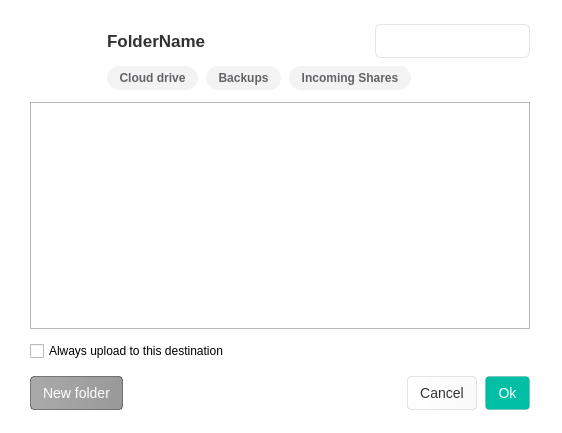
<?xml version="1.0" encoding="UTF-8"?>
<ui version="4.0">
 <class>NodeSelectorTreeViewWidget</class>
 <widget class="QWidget" name="NodeSelectorTreeViewWidget">
  <property name="geometry">
   <rect>
    <x>0</x>
    <y>0</y>
    <width>562</width>
    <height>433</height>
   </rect>
  </property>
  <property name="windowTitle">
   <string notr="true"/>
  </property>
  <property name="styleSheet">
   <string notr="true">QToolButton
{
border:none;
}

#Container
{
background-color: #FFFFFF;
}</string>
  </property>
  <layout class="QVBoxLayout" name="NodeSelectorWidgetLayout">
   <property name="spacing">
    <number>0</number>
   </property>
   <property name="leftMargin">
    <number>0</number>
   </property>
   <property name="topMargin">
    <number>0</number>
   </property>
   <property name="rightMargin">
    <number>0</number>
   </property>
   <property name="bottomMargin">
    <number>0</number>
   </property>
   <item>
    <widget class="QWidget" name="Container" native="true">
     <layout class="QVBoxLayout" name="verticalLayout_4">
   <property name="spacing">
    <number>12</number>
   </property>
   <property name="leftMargin">
    <number>30</number>
   </property>
   <property name="topMargin">
    <number>20</number>
   </property>
   <property name="rightMargin">
    <number>32</number>
   </property>
   <property name="bottomMargin">
    <number>23</number>
   </property>
      <item>
       <layout class="QHBoxLayout" name="horizontalLayout_3">
        <property name="topMargin">
         <number>0</number>
        </property>
       </layout>
      </item>
   <item>
    <layout class="QGridLayout" name="gridLayout">
     <property name="topMargin">
      <number>4</number>
     </property>
     <property name="bottomMargin">
      <number>0</number>
     </property>
     <property name="horizontalSpacing">
      <number>2</number>
     </property>
     <property name="verticalSpacing">
      <number>8</number>
     </property>
     <item row="0" column="10">
      <widget class="SearchLineEdit" name="leSearch">
       <property name="sizePolicy">
        <sizepolicy hsizetype="Fixed" vsizetype="Preferred">
         <horstretch>0</horstretch>
         <verstretch>0</verstretch>
        </sizepolicy>
       </property>
       <property name="minimumSize">
        <size>
         <width>155</width>
         <height>34</height>
        </size>
       </property>
       <property name="maximumSize">
        <size>
         <width>155</width>
         <height>16777215</height>
        </size>
       </property>
       <property name="styleSheet">
        <string notr="true">QFrame{
border-radius:6px;
border-width:1px 1px 1px 1px;
border-style:solid;
border-color:rgba(0,0,0,0.1);
min-height:32px;
}</string>
       </property>
       <property name="frameShape">
        <enum>QFrame::StyledPanel</enum>
       </property>
       <property name="frameShadow">
        <enum>QFrame::Plain</enum>
       </property>
      </widget>
     </item>
     <item row="0" column="1">
      <widget class="QPushButton" name="bForward">
       <property name="maximumSize">
        <size>
         <width>30</width>
         <height>16777215</height>
        </size>
       </property>
       <property name="cursor">
        <cursorShape>PointingHandCursor</cursorShape>
       </property>
       <property name="styleSheet">
        <string notr="true">QPushButton {
    border: none;
    background-color: transparent;
    padding: 0px;
}</string>
       </property>
       <property name="text">
        <string/>
       </property>
       <property name="icon">
        <iconset resource="../../../Resources_macx.qrc">
         <normaloff>:/images/node_selector/chevron-right-active.png</normaloff>
         <disabledoff>:/images/node_selector/chevron-right.png</disabledoff>:/images/node_selector/chevron-right-active.png</iconset>
       </property>
       <property name="iconSize">
        <size>
         <width>24</width>
         <height>24</height>
        </size>
       </property>
      </widget>
     </item>
     <item row="0" column="2">
      <spacer name="horizontalSpacer_5">
       <property name="orientation">
        <enum>Qt::Horizontal</enum>
       </property>
       <property name="sizeType">
        <enum>QSizePolicy::Fixed</enum>
       </property>
       <property name="sizeHint" stdset="0">
        <size>
         <width>13</width>
         <height>20</height>
        </size>
       </property>
      </spacer>
     </item>
     <item row="0" column="4">
      <widget class="QLabel" name="searchingText">
       <property name="styleSheet">
        <string notr="true">*{
font-size:17px;
color:#3D3D3D;
}</string>
       </property>
       <property name="text">
        <string notr="true"/>
       </property>
      </widget>
     </item>
     <item row="0" column="5">
      <spacer name="syncSpacer">
       <property name="orientation">
        <enum>Qt::Horizontal</enum>
       </property>
       <property name="sizeType">
        <enum>QSizePolicy::Fixed</enum>
       </property>
       <property name="sizeHint" stdset="0">
        <size>
         <width>13</width>
         <height>20</height>
        </size>
       </property>
      </spacer>
     </item>
     <item row="0" column="6">
      <widget class="QLabel" name="lIcon">
       <property name="minimumSize">
        <size>
         <width>0</width>
         <height>0</height>
        </size>
       </property>
       <property name="maximumSize">
        <size>
         <width>16777215</width>
         <height>16777215</height>
        </size>
       </property>
       <property name="text">
        <string notr="true"/>
       </property>
       <property name="alignment">
        <set>Qt::AlignCenter</set>
       </property>
       <property name="margin">
        <number>0</number>
       </property>
       <property name="indent">
        <number>-1</number>
       </property>
      </widget>
     </item>
     <item row="0" column="0">
      <widget class="QPushButton" name="bBack">
       <property name="maximumSize">
        <size>
         <width>30</width>
         <height>16777215</height>
        </size>
       </property>
       <property name="cursor">
        <cursorShape>PointingHandCursor</cursorShape>
       </property>
       <property name="styleSheet">
        <string notr="true">QPushButton {
    border: none;
    background-color: transparent;
    padding: 0px;
}
</string>
       </property>
       <property name="text">
        <string/>
       </property>
       <property name="icon">
        <iconset resource="../../../Resources_macx.qrc">
         <normaloff>:/images/node_selector/chevron-left-active.png</normaloff>
         <disabledoff>:/images/node_selector/chevron-left.png</disabledoff>:/images/node_selector/chevron-left-active.png</iconset>
       </property>
       <property name="iconSize">
        <size>
         <width>24</width>
         <height>24</height>
        </size>
       </property>
      </widget>
     </item>
     <item row="0" column="9">
      <spacer name="horizontalSpacer_4">
       <property name="orientation">
        <enum>Qt::Horizontal</enum>
       </property>
       <property name="sizeHint" stdset="0">
        <size>
         <width>40</width>
         <height>20</height>
        </size>
       </property>
      </spacer>
     </item>
     <item row="0" column="7">
      <spacer name="avatarSpacer">
       <property name="orientation">
        <enum>Qt::Horizontal</enum>
       </property>
       <property name="sizeType">
        <enum>QSizePolicy::Fixed</enum>
       </property>
       <property name="sizeHint" stdset="0">
        <size>
         <width>13</width>
         <height>20</height>
        </size>
       </property>
      </spacer>
     </item>
     <item row="0" column="3">
      <widget class="QLabel" name="lFolderName">
       <property name="font">
        <font>
         <pointsize>-1</pointsize>
         <bold>true</bold>
         <strikeout>false</strikeout>
         <kerning>false</kerning>
        </font>
       </property>
       <property name="styleSheet">
        <string notr="true">QLabel{
font-size:17px;
font-weight: bold;
color:#303233;
}</string>
       </property>
       <property name="text">
        <string notr="true">FolderName</string>
       </property>
      </widget>
     </item>
     <item row="0" column="8">
      <widget class="QLabel" name="lOwnerIcon">
       <property name="minimumSize">
        <size>
         <width>0</width>
         <height>0</height>
        </size>
       </property>
       <property name="text">
        <string notr="true"/>
       </property>
       <property name="alignment">
        <set>Qt::AlignCenter</set>
       </property>
       <property name="margin">
        <number>0</number>
       </property>
       <property name="indent">
        <number>-1</number>
       </property>
      </widget>
     </item>
     <item row="1" column="3" colspan="8" alignment="Qt::AlignLeft">
      <widget class="QWidget" name="searchButtonsWidget" native="true">
       <property name="minimumSize">
        <size>
         <width>0</width>
         <height>0</height>
        </size>
       </property>
       <property name="maximumSize">
        <size>
         <width>16777215</width>
         <height>24</height>
        </size>
       </property>
       <property name="styleSheet">
        <string notr="true">QToolButton
{
  border-radius: 12px;
  font-weight: 600;
  height:24px;
  padding-left:8px;
  padding-right:8px;
  background-color: rgba(0, 0, 0, 0.05);
  color:#616366;
}

QToolButton:checked
{
  background-color: #04101E;
  color:#FAFAFB;
}

QToolButton:hover
{
  background-color: rgba(0, 0, 0, 0.1);
  color:#616366;
}


QToolButton:pressed
{
  background-color: rgba(0, 0, 0, 0.2);
  color:#616366;
}
</string>
       </property>
       <layout class="QHBoxLayout" name="horizontalLayout_2">
        <property name="spacing">
         <number>8</number>
        </property>
        <property name="leftMargin">
         <number>0</number>
        </property>
        <property name="topMargin">
         <number>0</number>
        </property>
        <property name="bottomMargin">
         <number>0</number>
        </property>
        <item>
         <widget class="QToolButton" name="cloudDriveSearch">
          <property name="cursor">
           <cursorShape>PointingHandCursor</cursorShape>
          </property>
          <property name="tabletTracking">
           <bool>false</bool>
          </property>
          <property name="autoFillBackground">
           <bool>false</bool>
          </property>
          <property name="styleSheet">
           <string notr="true"/>
          </property>
          <property name="text">
           <string>Cloud drive</string>
          </property>
          <property name="icon">
           <iconset resource="../../../Resources_macx.qrc">
            <normaloff>:/images/node_selector/search_filter/small_cloud_default.png</normaloff>:/images/node_selector/search_filter/small_cloud_default.png</iconset>
          </property>
          <property name="iconSize">
           <size>
            <width>16</width>
            <height>16</height>
           </size>
          </property>
          <property name="checkable">
           <bool>true</bool>
          </property>
          <property name="autoExclusive">
           <bool>false</bool>
          </property>
          <property name="toolButtonStyle">
           <enum>Qt::ToolButtonTextBesideIcon</enum>
          </property>
          <property name="default_icon" stdset="0">
           <string notr="true">qrc:/images/node_selector/search_filter/small_cloud_default.png</string>
          </property>
          <property name="not_change_text_color" stdset="0">
           <bool>true</bool>
          </property>
          <property name="icon_spacing" stdset="0">
           <UInt>6</UInt>
          </property>
          <property name="hover_selected" stdset="0">
           <bool>true</bool>
          </property>
         </widget>
        </item>
        <item>
         <widget class="QToolButton" name="backupsSearch">
          <property name="cursor">
           <cursorShape>PointingHandCursor</cursorShape>
          </property>
          <property name="text">
           <string>Backups</string>
          </property>
          <property name="icon">
           <iconset resource="../../../Resources_macx.qrc">
            <normaloff>:/images/node_selector/search_filter/small_database_default.png</normaloff>:/images/node_selector/search_filter/small_database_default.png</iconset>
          </property>
          <property name="iconSize">
           <size>
            <width>16</width>
            <height>16</height>
           </size>
          </property>
          <property name="checkable">
           <bool>true</bool>
          </property>
          <property name="toolButtonStyle">
           <enum>Qt::ToolButtonTextBesideIcon</enum>
          </property>
          <property name="default_icon" stdset="0">
           <string notr="true">qrc:/images/node_selector/search_filter/small_database_default.png</string>
          </property>
          <property name="not_change_text_color" stdset="0">
           <bool>true</bool>
          </property>
          <property name="icon_spacing" stdset="0">
           <UInt>6</UInt>
          </property>
          <property name="hover_selected" stdset="0">
           <bool>true</bool>
          </property>
         </widget>
        </item>
        <item>
         <widget class="QToolButton" name="incomingSharesSearch">
          <property name="cursor">
           <cursorShape>PointingHandCursor</cursorShape>
          </property>
          <property name="text">
           <string>Incoming Shares</string>
          </property>
          <property name="icon">
           <iconset resource="../../../Resources_macx.qrc">
            <normaloff>:/images/node_selector/search_filter/small_folder_default.png</normaloff>:/images/node_selector/search_filter/small_folder_default.png</iconset>
          </property>
          <property name="iconSize">
           <size>
            <width>16</width>
            <height>16</height>
           </size>
          </property>
          <property name="checkable">
           <bool>true</bool>
          </property>
          <property name="toolButtonStyle">
           <enum>Qt::ToolButtonTextBesideIcon</enum>
          </property>
          <property name="default_icon" stdset="0">
           <string notr="true">qrc:/images/node_selector/search_filter/small_folder_default.png</string>
          </property>
          <property name="not_change_text_color" stdset="0">
           <bool>true</bool>
          </property>
          <property name="icon_spacing" stdset="0">
           <UInt>6</UInt>
          </property>
          <property name="hover_selected" stdset="0">
           <bool>true</bool>
          </property>
         </widget>
        </item>
       </layout>
      </widget>
     </item>
     <item row="1" column="2">
      <spacer name="verticalSpacer_4">
       <property name="orientation">
        <enum>Qt::Vertical</enum>
       </property>
       <property name="sizeType">
        <enum>QSizePolicy::Fixed</enum>
       </property>
       <property name="sizeHint" stdset="0">
        <size>
         <width>0</width>
         <height>12</height>
        </size>
       </property>
      </spacer>
     </item>
    </layout>
   </item>
   <item>
    <widget class="QStackedWidget" name="stackedWidget">
     <property name="currentIndex">
      <number>0</number>
     </property>
     <widget class="QWidget" name="treeViewPage">
      <layout class="QVBoxLayout" name="verticalLayout_2">
       <property name="leftMargin">
        <number>0</number>
       </property>
       <property name="topMargin">
        <number>0</number>
       </property>
       <property name="rightMargin">
        <number>0</number>
       </property>
       <property name="bottomMargin">
        <number>0</number>
       </property>
       <item>
        <widget class="NodeSelectorTreeView" name="tMegaFolders">
         <property name="font">
          <font>
           <family>SF Pro Display</family>
           <pointsize>-1</pointsize>
           <bold>false</bold>
          </font>
         </property>
         <property name="focusPolicy">
          <enum>Qt::StrongFocus</enum>
         </property>
         <property name="styleSheet">
          <string notr="true">QTreeView {
    show-decoration-selected: 1;
	selection-background-color: #3393df;
	 font-size: 14px;
	font-weight:400;
 	qproperty-indentation: 18; 
	outline:0;
     font-family:SF Pro Display;
}

QTreeView::item:last
{
	padding-left:6px;
}


QTreeView::item:disabled
{
	background-color:transparent;
}


QTreeView::item:hover {
   background-color:transparent;
}


QTreeView::branch:hover {
background-color:transparent;
}


QTreeView::branch:selected {
background-color: #3393df;
}


QTreeView::item:selected {
    background-color: #3393df;
	color: white;
	font-size: 14px;
}

QTreeView::branch {
padding-top:2px;
}

QTreeView::branch:selected:closed:has-children:adjoins-item {
    border-image: none;
	image:url(://images/node_selector/Icon-Small-Arrow-Left-hover.png) ;
}


QTreeView::branch:selected:open:has-children:adjoins-item {
    border-image: none;
    image: url(://images/node_selector/Icon-Small-Arrow-Down-hover.png) ;
}


QTreeView::branch:!selected:closed:has-children:adjoins-item {
    border-image: none;
    image: url(://images/node_selector/Icon-Small-Arrow-Left.png) ;
}


QTreeView::branch:!selected:open:has-children:adjoins-item {
    border-image: none;
    image: url(://images/node_selector/Icon-Small-Arrow-Down.png) ;
}


QHeaderView
{
background: #FFFFFF;
font-size: 12px;
font-weight:400;
color:#303233;
padding-top: 2px;
font-family:SF Pro Display;
}

QHeaderView::section {
background: #FFFFFF;
border-left:1px solid #dadada;			
border-top:0 px;
border-bottom:0px;					 					 				 					 	
border-right:0px;
padding-left:8px;
}


QHeaderView::section::first
{
border-left:0px;		
}

QHeaderView::down-arrow { 
width: 4px; height:6px;
subcontrol-position: right;
top:-2px;
left:0px;
padding-right:10px;
} 

QHeaderView::up-arrow {
width: 4px; height:6px;
subcontrol-position: right;
top:-2px;
left:0px;
padding-right:10px;
} 

QScrollBar:vertical
{
    background: #f6f6f6;
    width: 15px;
    border-left: 1px solid #E4E4E4;
}

QScrollBar::sub-line:vertical, QScrollBar::add-line:vertical
{
    border: none;
    background: none;
    width:0px;
    height:0px;
}

QScrollBar::handle:vertical
{
    background: #c0c0c0;
    min-height: 20px;
    border-radius: 4px;
    margin: 3px 4px 3px 2px;
}




</string>
         </property>
         <property name="frameShape">
          <enum>QFrame::StyledPanel</enum>
         </property>
         <property name="frameShadow">
          <enum>QFrame::Plain</enum>
         </property>
         <property name="alternatingRowColors">
          <bool>true</bool>
         </property>
         <property name="selectionMode">
          <enum>QAbstractItemView::SingleSelection</enum>
         </property>
         <property name="iconSize">
          <size>
           <width>22</width>
           <height>22</height>
          </size>
         </property>
         <property name="autoExpandDelay">
          <number>-1</number>
         </property>
         <property name="indentation">
          <number>18</number>
         </property>
         <property name="animated">
          <bool>true</bool>
         </property>
         <property name="allColumnsShowFocus">
          <bool>false</bool>
         </property>
         <property name="expandsOnDoubleClick">
          <bool>false</bool>
         </property>
         <attribute name="headerMinimumSectionSize">
          <number>35</number>
         </attribute>
         <attribute name="headerDefaultSectionSize">
          <number>35</number>
         </attribute>
        </widget>
       </item>
      </layout>
     </widget>
     <widget class="QWidget" name="emptyPage">
      <layout class="QVBoxLayout" name="verticalLayout_3">
       <property name="leftMargin">
        <number>0</number>
       </property>
       <property name="topMargin">
        <number>0</number>
       </property>
       <property name="rightMargin">
        <number>0</number>
       </property>
       <property name="bottomMargin">
        <number>0</number>
       </property>
       <item>
        <widget class="QFrame" name="frame">
         <property name="frameShape">
          <enum>QFrame::StyledPanel</enum>
         </property>
         <property name="frameShadow">
          <enum>QFrame::Plain</enum>
         </property>
         <layout class="QVBoxLayout" name="verticalLayout">
          <property name="spacing">
           <number>0</number>
          </property>
          <item>
           <spacer name="verticalSpacer">
            <property name="orientation">
             <enum>Qt::Vertical</enum>
            </property>
            <property name="sizeHint" stdset="0">
             <size>
              <width>20</width>
              <height>40</height>
             </size>
            </property>
           </spacer>
          </item>
          <item alignment="Qt::AlignHCenter|Qt::AlignVCenter">
           <widget class="QToolButton" name="emptyIcon">
            <property name="text">
             <string notr="true"/>
            </property>
            <property name="icon">
             <iconset resource="../../../Resources_macx.qrc">
              <normaloff>:/images/node_selector/view/cloud.png</normaloff>:/images/node_selector/view/cloud.png</iconset>
            </property>
            <property name="iconSize">
             <size>
              <width>48</width>
              <height>48</height>
             </size>
            </property>
           </widget>
          </item>
          <item alignment="Qt::AlignHCenter">
           <widget class="QWidget" name="searchEmptyInfoWidget" native="true">
            <property name="minimumSize">
             <size>
              <width>0</width>
              <height>0</height>
             </size>
            </property>
            <property name="styleSheet">
             <string notr="true">*{
color:#3D3D3D;
font-size:16px;
font-weight: 700;
}</string>
            </property>
            <layout class="QHBoxLayout" name="horizontalLayout_4">
             <item alignment="Qt::AlignRight">
              <widget class="QLabel" name="textLabel">
               <property name="styleSheet">
                <string notr="true"/>
               </property>
               <property name="text">
                <string>No results for:</string>
               </property>
              </widget>
             </item>
             <item alignment="Qt::AlignLeft">
              <widget class="QLabel" name="searchNotFoundText">
               <property name="styleSheet">
                <string notr="true">*{
font-weight: 400;
}</string>
               </property>
               <property name="text">
                <string notr="true">TextLabel</string>
               </property>
              </widget>
             </item>
            </layout>
           </widget>
          </item>
          <item>
           <spacer name="verticalSpacer_2">
            <property name="orientation">
             <enum>Qt::Vertical</enum>
            </property>
            <property name="sizeHint" stdset="0">
             <size>
              <width>20</width>
              <height>40</height>
             </size>
            </property>
           </spacer>
          </item>
         </layout>
        </widget>
       </item>
      </layout>
     </widget>
    </widget>
   </item>
     <item>
      <widget class="QCheckBox" name="cbAlwaysUploadToLocation">
       <property name="text">
        <string>Always upload to this destination</string>
       </property>
      </widget>
     </item>
   <item>
    <widget class="QWidget" name="bLayout" native="true">
     <property name="maximumSize">
      <size>
       <width>16777215</width>
       <height>40</height>
      </size>
     </property>
     <property name="styleSheet">
      <string notr="true">QPushButton
{
min-height:32px;
padding-left:12px;
padding-right:12px;
font-size:14px;
font-weight: 400;
border-radius:4px;
}</string>
     </property>
     <layout class="QHBoxLayout" name="horizontalLayout">
      <property name="spacing">
       <number>8</number>
      </property>
      <property name="leftMargin">
       <number>0</number>
      </property>
      <property name="topMargin">
       <number>3</number>
      </property>
      <property name="rightMargin">
       <number>0</number>
      </property>
      <property name="bottomMargin">
       <number>0</number>
      </property>
      <item>
       <widget class="QPushButton" name="bNewFolder">
        <property name="cursor">
         <cursorShape>PointingHandCursor</cursorShape>
        </property>
        <property name="styleSheet">
         <string notr="true">
QPushButton
{
background-color:qlineargradient( x1:0 y1:0, x2:1 y2:0, stop:0 #AAAAAA, stop:1 #999999);
color:#FFFFFF;
border: 1px solid rgba(0, 0, 0, 0.44);
}

QPushButton:disabled
{
background-color: qlineargradient( x1:0 y1:0, x2:1 y2:0, stop:0 rgba(170, 170, 170, 0.3), stop:1 rgba(153, 153, 153, 0.3));
border: 1px solid rgba(0, 0, 0, 0.15);
}

QPushButton::hover
{
background-color:qlineargradient( x1:0 y1:0, x2:1 y2:0, stop:0 #8D8D8D, stop:1 #7A7A7A);
}</string>
        </property>
        <property name="text">
         <string>New folder</string>
        </property>
        <property name="icon">
         <iconset resource="../../../Resources_macx.qrc">
          <normaloff>:/images/node_selector/plus.png</normaloff>:/images/node_selector/plus.png</iconset>
        </property>
        <property name="iconSize">
         <size>
          <width>16</width>
          <height>16</height>
         </size>
        </property>
       </widget>
      </item>
      <item>
       <spacer name="horizontalSpacer">
        <property name="orientation">
         <enum>Qt::Horizontal</enum>
        </property>
        <property name="sizeHint" stdset="0">
         <size>
          <width>40</width>
          <height>20</height>
         </size>
        </property>
       </spacer>
      </item>
      <item>
       <widget class="QPushButton" name="bCancel">
        <property name="cursor">
         <cursorShape>PointingHandCursor</cursorShape>
        </property>
        <property name="styleSheet">
         <string notr="true">QPushButton
{
background-color:qlineargradient( x1:0 y1:0, x2:1 y2:0, stop:0 #FFFFFF, stop:1 #FAFAFA);
color:#333333;
border: 1px solid rgba(0, 0, 0, 0.1);
}

QPushButton:disabled
{
color: rgba(51, 51, 51, 0.3);
}

QPushButton:hover
{
background-color:qlineargradient( x1:0 y1:0, x2:1 y2:0, stop:0 #FAFAFA, stop:1 #F2F2F2);
color:#333333;
}</string>
        </property>
        <property name="text">
         <string>Cancel</string>
        </property>
       </widget>
      </item>
      <item>
       <widget class="QPushButton" name="bOk">
        <property name="cursor">
         <cursorShape>PointingHandCursor</cursorShape>
        </property>
        <property name="styleSheet">
         <string notr="true">QPushButton
{
background:#00BFA5;
border: 1px solid rgba(0, 0, 0, 0.1);
color:#FFFFFF;
}

QPushButton:disabled
{
background: rgba(0, 191, 165, 0.3);
color:#FFFFFF;
}

QPushButton:hover
{
background: #00A787;
color:#FFFFFF;
}</string>
        </property>
        <property name="text">
         <string>Ok</string>
        </property>
       </widget>
      </item>
     </layout>
    </widget>
   </item>
  </layout>
 </widget>
   </item>
  </layout>
 </widget>
 <customwidgets>
  <customwidget>
   <class>NodeSelectorTreeView</class>
   <extends>QTreeView</extends>
   <header>gui/node_selector/gui/NodeSelectorTreeView.h</header>
  </customwidget>
  <customwidget>
   <class>SearchLineEdit</class>
   <extends>QFrame</extends>
   <header>gui/node_selector/gui/SearchLineEdit.h</header>
   <container>1</container>
  </customwidget>
 </customwidgets>
 <resources>
  <include location="../../../Resources_macx.qrc"/>
  <include location="../../../Resources_macx.qrc"/>
  <include location="../../../Resources_macx.qrc"/>
  <include location="../../../Resources_macx.qrc"/>
  <include location="../../../Resources_macx.qrc"/>
  <include location="../../../Resources_macx.qrc"/>
 </resources>
 <connections/>
 <buttongroups>
  <buttongroup name="searchFilterButtonGroup"/>
 </buttongroups>
</ui>
